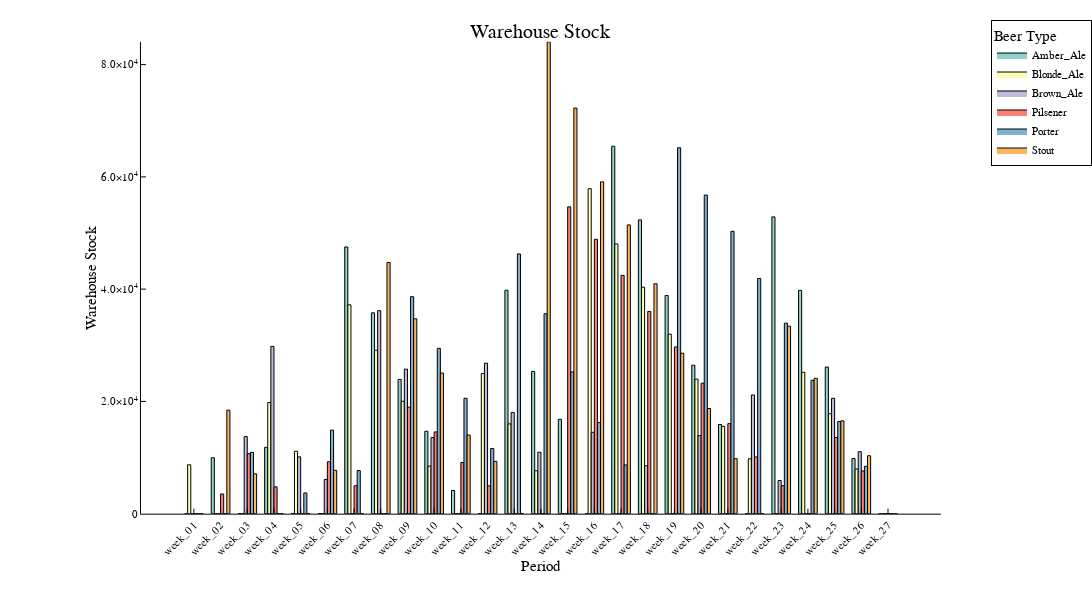

The notebook cell this image was saved under:
### Code cell
productionResults = create_production_results()
p = create_warehouse_plot(productionResults)
